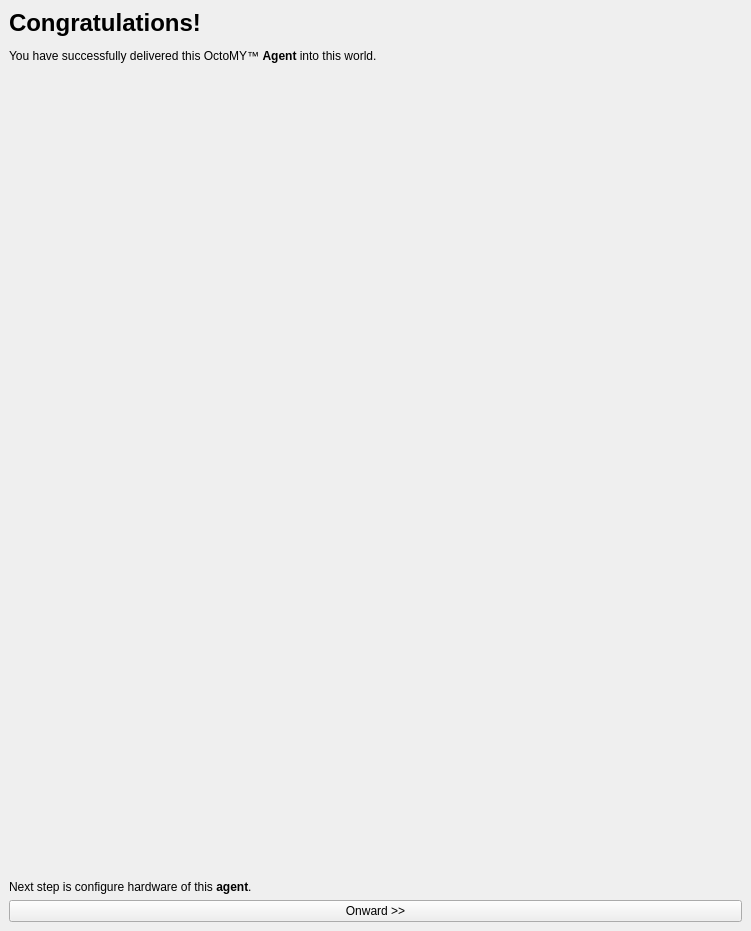
<?xml version="1.0" encoding="UTF-8"?>
<ui version="4.0">
 <class>AgentDeliveryWizard</class>
 <widget class="QWidget" name="AgentDeliveryWizard">
  <property name="geometry">
   <rect>
    <x>0</x>
    <y>0</y>
    <width>751</width>
    <height>931</height>
   </rect>
  </property>
  <property name="sizePolicy">
   <sizepolicy hsizetype="Minimum" vsizetype="Minimum">
    <horstretch>0</horstretch>
    <verstretch>0</verstretch>
   </sizepolicy>
  </property>
  <property name="windowTitle">
   <string>Form</string>
  </property>
  <layout class="QGridLayout" name="gridLayout">
   <property name="leftMargin">
    <number>0</number>
   </property>
   <property name="topMargin">
    <number>0</number>
   </property>
   <property name="rightMargin">
    <number>0</number>
   </property>
   <property name="bottomMargin">
    <number>0</number>
   </property>
   <property name="spacing">
    <number>0</number>
   </property>
   <item row="0" column="0">
    <widget class="QStackedWidget" name="stackedWidget">
     <property name="sizePolicy">
      <sizepolicy hsizetype="Minimum" vsizetype="Minimum">
       <horstretch>0</horstretch>
       <verstretch>0</verstretch>
      </sizepolicy>
     </property>
     <property name="currentIndex">
      <number>2</number>
     </property>
     <widget class="QWidget" name="pageDelivery">
      <layout class="QVBoxLayout" name="verticalLayout">
       <item>
        <widget class="QLabel" name="labelBodyWelcome">
         <property name="sizePolicy">
          <sizepolicy hsizetype="Expanding" vsizetype="Minimum">
           <horstretch>0</horstretch>
           <verstretch>0</verstretch>
          </sizepolicy>
         </property>
         <property name="text">
          <string>&lt;html&gt;&lt;head/&gt;&lt;body&gt;&lt;p&gt;&lt;span style=&quot; font-size:xx-large; font-weight:600;&quot;&gt;Delivery&lt;/span&gt;&lt;/p&gt;&lt;p&gt;You are about to bring this OctoMY™ &lt;span style=&quot; font-weight:600;&quot;&gt;Agent&lt;/span&gt; into the world.&lt;/p&gt;&lt;/body&gt;&lt;/html&gt;</string>
         </property>
         <property name="textFormat">
          <enum>Qt::RichText</enum>
         </property>
         <property name="wordWrap">
          <bool>true</bool>
         </property>
        </widget>
       </item>
       <item>
        <spacer name="verticalSpacer">
         <property name="orientation">
          <enum>Qt::Vertical</enum>
         </property>
         <property name="sizeHint" stdset="0">
          <size>
           <width>20</width>
           <height>40</height>
          </size>
         </property>
        </spacer>
       </item>
       <item>
        <widget class="QLabel" name="label_5">
         <property name="text">
          <string>Name</string>
         </property>
        </widget>
       </item>
       <item>
        <layout class="QHBoxLayout" name="horizontalLayout_4">
         <item>
          <widget class="QLineEdit" name="lineEditName"/>
         </item>
         <item>
          <widget class="QPushButton" name="pushButtonRandomName">
           <property name="text">
            <string/>
           </property>
           <property name="icon">
            <iconset resource="../resources/icons.qrc">
             <normaloff>:/icons/roll_dice.svg</normaloff>:/icons/roll_dice.svg</iconset>
           </property>
          </widget>
         </item>
        </layout>
       </item>
       <item>
        <widget class="QLabel" name="label_7">
         <property name="text">
          <string>Gender</string>
         </property>
        </widget>
       </item>
       <item>
        <layout class="QHBoxLayout" name="horizontalLayout_6">
         <item>
          <widget class="QComboBox" name="comboBoxGender">
           <property name="sizePolicy">
            <sizepolicy hsizetype="Expanding" vsizetype="Minimum">
             <horstretch>0</horstretch>
             <verstretch>0</verstretch>
            </sizepolicy>
           </property>
           <item>
            <property name="text">
             <string>Leave to chance</string>
            </property>
           </item>
           <item>
            <property name="text">
             <string>Male</string>
            </property>
           </item>
           <item>
            <property name="text">
             <string>Female</string>
            </property>
           </item>
           <item>
            <property name="text">
             <string>Genderless</string>
            </property>
           </item>
           <item>
            <property name="text">
             <string>Other</string>
            </property>
           </item>
          </widget>
         </item>
         <item>
          <widget class="QPushButton" name="pushButtonRandomGender">
           <property name="text">
            <string/>
           </property>
           <property name="icon">
            <iconset resource="../resources/icons.qrc">
             <normaloff>:/icons/roll_dice.svg</normaloff>:/icons/roll_dice.svg</iconset>
           </property>
          </widget>
         </item>
        </layout>
       </item>
       <item>
        <spacer name="verticalSpacer_14">
         <property name="orientation">
          <enum>Qt::Vertical</enum>
         </property>
         <property name="sizeHint" stdset="0">
          <size>
           <width>653</width>
           <height>223</height>
          </size>
         </property>
        </spacer>
       </item>
       <item>
        <widget class="QPushButton" name="pushButtonOnward">
         <property name="sizePolicy">
          <sizepolicy hsizetype="Minimum" vsizetype="Minimum">
           <horstretch>0</horstretch>
           <verstretch>0</verstretch>
          </sizepolicy>
         </property>
         <property name="text">
          <string>Onward &gt;&gt;</string>
         </property>
        </widget>
       </item>
      </layout>
     </widget>
     <widget class="QWidget" name="pageBirthInProgress">
      <layout class="QVBoxLayout" name="verticalLayout_2">
       <property name="spacing">
        <number>0</number>
       </property>
       <property name="leftMargin">
        <number>0</number>
       </property>
       <property name="topMargin">
        <number>0</number>
       </property>
       <property name="rightMargin">
        <number>0</number>
       </property>
       <property name="bottomMargin">
        <number>0</number>
       </property>
       <item>
        <widget class="QLabel" name="labelBodyBirthInProgress">
         <property name="sizePolicy">
          <sizepolicy hsizetype="Expanding" vsizetype="Minimum">
           <horstretch>0</horstretch>
           <verstretch>0</verstretch>
          </sizepolicy>
         </property>
         <property name="text">
          <string>&lt;html&gt;&lt;head/&gt;&lt;body&gt;&lt;p&gt;&lt;span style=&quot; font-size:xx-large; font-weight:600;&quot;&gt;Birth in progress...&lt;/span&gt;&lt;/p&gt;&lt;p&gt;Please wait for this OctoMY™ &lt;span style=&quot; font-weight:600;&quot;&gt;Agent&lt;/span&gt; to be born.&lt;/p&gt;&lt;/body&gt;&lt;/html&gt;</string>
         </property>
         <property name="textFormat">
          <enum>Qt::RichText</enum>
         </property>
         <property name="wordWrap">
          <bool>true</bool>
         </property>
         <property name="margin">
          <number>9</number>
         </property>
        </widget>
       </item>
       <item>
        <widget class="ImageLabel2" name="labelBirthImage">
         <property name="sizePolicy">
          <sizepolicy hsizetype="Ignored" vsizetype="MinimumExpanding">
           <horstretch>0</horstretch>
           <verstretch>0</verstretch>
          </sizepolicy>
         </property>
         <property name="autoFillBackground">
          <bool>true</bool>
         </property>
         <property name="text">
          <string/>
         </property>
         <property name="pixmap">
          <pixmap resource="../resources/images.qrc">:/images/birth.jpeg</pixmap>
         </property>
         <property name="scaledContents">
          <bool>true</bool>
         </property>
         <property name="alignment">
          <set>Qt::AlignCenter</set>
         </property>
        </widget>
       </item>
      </layout>
     </widget>
     <widget class="QWidget" name="pageDone">
      <layout class="QVBoxLayout" name="verticalLayout_3">
       <property name="leftMargin">
        <number>9</number>
       </property>
       <property name="topMargin">
        <number>9</number>
       </property>
       <property name="rightMargin">
        <number>9</number>
       </property>
       <property name="bottomMargin">
        <number>9</number>
       </property>
       <item>
        <widget class="QLabel" name="labelBodyDone">
         <property name="sizePolicy">
          <sizepolicy hsizetype="Expanding" vsizetype="Minimum">
           <horstretch>0</horstretch>
           <verstretch>0</verstretch>
          </sizepolicy>
         </property>
         <property name="text">
          <string>&lt;html&gt;&lt;head/&gt;&lt;body&gt;&lt;p&gt;&lt;span style=&quot; font-size:xx-large; font-weight:600;&quot;&gt;Congratulations!&lt;/span&gt;&lt;/p&gt;&lt;p&gt;You have successfully delivered this OctoMY™ &lt;span style=&quot; font-weight:600;&quot;&gt;Agent&lt;/span&gt; into this world.&lt;/p&gt;&lt;p&gt;&lt;br/&gt;&lt;/p&gt;&lt;/body&gt;&lt;/html&gt;</string>
         </property>
         <property name="textFormat">
          <enum>Qt::RichText</enum>
         </property>
         <property name="wordWrap">
          <bool>true</bool>
         </property>
        </widget>
       </item>
       <item>
        <widget class="PortableIDWidget" name="widgetBirthCertificate" native="true">
         <property name="sizePolicy">
          <sizepolicy hsizetype="Expanding" vsizetype="Expanding">
           <horstretch>0</horstretch>
           <verstretch>0</verstretch>
          </sizepolicy>
         </property>
        </widget>
       </item>
       <item>
        <widget class="QWidget" name="widgetWrapper" native="true">
         <property name="sizePolicy">
          <sizepolicy hsizetype="Expanding" vsizetype="Expanding">
           <horstretch>0</horstretch>
           <verstretch>0</verstretch>
          </sizepolicy>
         </property>
         <layout class="QVBoxLayout" name="verticalLayout_5">
          <property name="spacing">
           <number>0</number>
          </property>
          <property name="leftMargin">
           <number>0</number>
          </property>
          <property name="topMargin">
           <number>0</number>
          </property>
          <property name="rightMargin">
           <number>0</number>
          </property>
          <property name="bottomMargin">
           <number>0</number>
          </property>
          <item>
           <spacer name="verticalSpacer_3">
            <property name="orientation">
             <enum>Qt::Vertical</enum>
            </property>
            <property name="sizeHint" stdset="0">
             <size>
              <width>20</width>
              <height>40</height>
             </size>
            </property>
           </spacer>
          </item>
         </layout>
        </widget>
       </item>
       <item>
        <widget class="QLabel" name="labelBodyDone_2">
         <property name="sizePolicy">
          <sizepolicy hsizetype="Minimum" vsizetype="Minimum">
           <horstretch>0</horstretch>
           <verstretch>0</verstretch>
          </sizepolicy>
         </property>
         <property name="text">
          <string>&lt;html&gt;&lt;head/&gt;&lt;body&gt;&lt;p&gt;Next step is configure hardware of this &lt;span style=&quot; font-weight:600;&quot;&gt;agent&lt;/span&gt;.&lt;/p&gt;&lt;/body&gt;&lt;/html&gt;</string>
         </property>
         <property name="textFormat">
          <enum>Qt::RichText</enum>
         </property>
         <property name="wordWrap">
          <bool>true</bool>
         </property>
        </widget>
       </item>
       <item>
        <widget class="QPushButton" name="pushButtonPairNow">
         <property name="text">
          <string>Onward &gt;&gt;</string>
         </property>
         <property name="icon">
          <iconset resource="../resources/icons.qrc">
           <normaloff>:/icons/pair.svg</normaloff>:/icons/pair.svg</iconset>
         </property>
        </widget>
       </item>
      </layout>
     </widget>
    </widget>
   </item>
  </layout>
 </widget>
 <customwidgets>
  <customwidget>
   <class>PortableIDWidget</class>
   <extends>QWidget</extends>
   <header>widgets/PortableIDWidget.hpp</header>
   <container>1</container>
  </customwidget>
  <customwidget>
   <class>ImageLabel2</class>
   <extends>QLabel</extends>
   <header>widgets/ImageLabel2.hpp</header>
  </customwidget>
 </customwidgets>
 <resources>
  <include location="../resources/icons.qrc"/>
  <include location="../resources/icons.qrc"/>
  <include location="../resources/images.qrc"/>
  <include location="../resources/icons.qrc"/>
  <include location="../resources/images.qrc"/>
 </resources>
 <connections/>
</ui>
